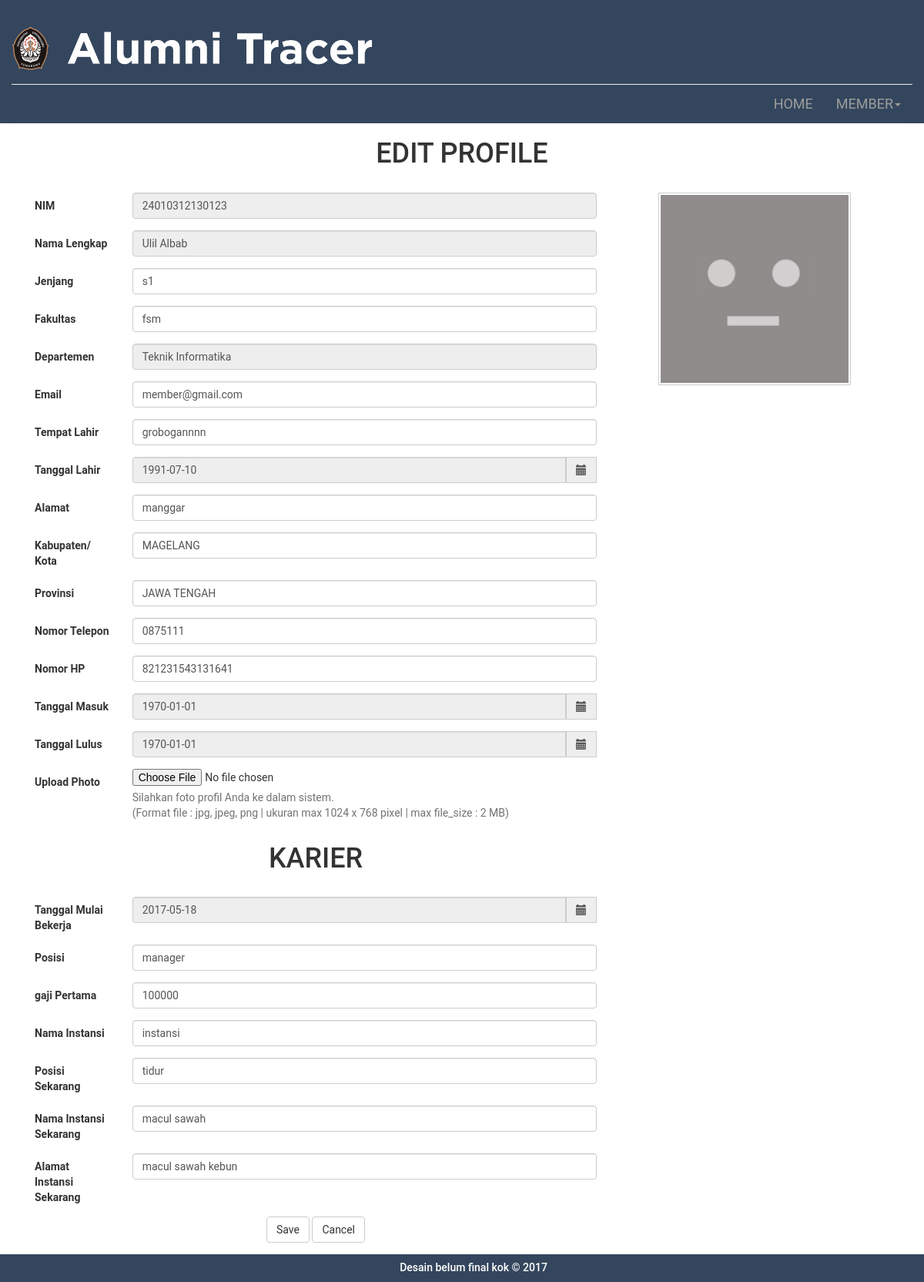
The app's page /edit_profile_member.php?id=25 (signed in) with its own data.
### tables this page shows
CREATE TABLE IF NOT EXISTS `file_pengguna` (
  `id_pengguna` int(4) NOT NULL,
  `nim` varchar(30) NOT NULL,
  `nama` varchar(20) NOT NULL,
  `jenjang` varchar(50) NOT NULL,
  `fakultas` varchar(50) NOT NULL,
  `departemen` varchar(50) NOT NULL,
  `email` varchar(30) NOT NULL,
  `password` varchar(32) NOT NULL,
  `tempat_lhr` varchar(30) NOT NULL,
  `tgl_lhr` date NOT NULL,
  `alamat` varchar(150) NOT NULL,
  `kabupaten` varchar(30) NOT NULL,
  `provinsi` varchar(30) NOT NULL,
  `no_telp` varchar(15) NOT NULL,
  `no_hp` varchar(15) NOT NULL,
  `tgl_masuk` date NOT NULL,
  `tgl_lulus` date NOT NULL,
  `tgl_mulai_kerja` date NOT NULL,
  `posisi` varchar(30) NOT NULL,
  `gaji_pertama` varchar(15) NOT NULL,
  `nama_instansi` varchar(30) NOT NULL,
  `posisi_sekarang` varchar(30) NOT NULL,
  `nama_instansi_sekarang` varchar(50) NOT NULL,
  `alamat_instansi_sekarang` varchar(100) NOT NULL,
  `foto` varchar(60) NOT NULL,
  `level` int(1) NOT NULL
);

### edit_profile_member.php (the view, shortened to what this page needs)
<?php
	include_once "head.php";
	include_once "header.php";
	include_once "menu_member.php";
	$id=$_GET['id'];
	$q_user=mysql_query("SELECT * from file_pengguna WHERE id_pengguna='$id'") or die ("ERROR query".mysql_error());
	$user=mysql_fetch_array($q_user);
						?>
<div class="row" id="content_about">
	<div class="container">
		<h1><center> EDIT PROFILE </center></h1><br>
		<form class="form-horizontal" method="post" action="" enctype="multipart/form-data">
		<div class="col-md-8" style="text-align:left;">
			<div class="form-group">
				<label for="nim" class="col-sm-2 control-label" style="text-align:left;"> NIM </label>
				<div class="col-sm-10">
					<input type="number" class="form-control" name="nim" id="nim" value="<?php echo $user['nim'];?>" disabled>
				</div>
			</div>
			<div class="form-group">
				<label for="nama" class="col-sm-2 control-label" style="text-align:left;"> Nama Lengkap </label>
				<div class="col-sm-10">
					<input type="text" class="form-control" name="nama" id="nama" value="<?php echo $user['nama'];?>" disabled>
				</div>
			</div>
			<div class="form-group">
				<label for="jenjang" class="col-sm-2 control-label" style="text-align:left;"> Jenjang </label>
				<div class="col-sm-10">
					<input type="text" class="form-control" name="jenjang" id="jenjang" value="<?php echo $user['jenjang'];?>" required>
				</div>
			</div>
			<div class="form-group">
				<label for="fakultas" class="col-sm-2 control-label" style="text-align:left;"> Fakultas </label>
				<div class="col-sm-10">
					<input type="text" class="form-control" name="fakultas" id="fakultas" value="<?php echo $user['fakultas'];?>" required>
				</div>
			</div>
			<div class="form-group">
				<label for="departemen" class="col-sm-2 control-label" style="text-align:left;"> Departemen </label>
				<div class="col-sm-10">
					<input type="text" class="form-control" name="departemen" id="departemen" value="<?php echo $user['departemen'];?>" disabled>
				</div>
			</div>
			<div class="form-group">
				<label for="email" class="col-sm-2 control-label" style="text-align:left;"> Email </label>
				<div class="col-sm-10">
					<input type="email" class="form-control" name="email" id="email" value="<?php echo $user['email'];?>" required>
				</div>
			</div>
			<div class="form-group">
				<label for="tempat_lahir" class="col-sm-2 control-label" style="text-align:left;"> Tempat Lahir </label>
				<div class="col-sm-10">
					<input type="text" class="form-control" name="tempat_lahir" id="tempat_lahir" value="<?php echo $user['tempat_lhr'];?>" required>
				</div>
			</div>
			<div class="form-group">
				<label for="dateofbirth" class="col-sm-2 control-label" style="text-align:left;"> Tanggal Lahir</label>
				<div class="col-sm-10" id="tanggal_lahir">
					<div class="input-group date">
						<input type="text" class="form-control" name="tanggal" id="date_coba" value="<?php echo $user['tgl_lhr'];?>" onchange="return validate_add_lahir()" disabled required><span class="input-group-addon"><i class="glyphicon glyphicon-calendar"></i></span>
					</div>
				</div>
			</div>
			<div class="form-group">
				<label for="alamat" class="col-sm-2 control-label" style="text-align:left;"> Alamat </label>
				<div class="col-sm-10">
					<input type="text" class="form-control" name="alamat" id="alamat" value="<?php echo $user['alamat'];?>" >
				</div>
			</div>
			<div class="form-group">
				<label for="kabupaten" class="col-sm-2 control-label" style="text-align:left;"> Kabupaten/ Kota </label>
				<div class="col-sm-10">
					<input type="text" class="form-control" name="kabupaten" id="kabupaten" value="<?php echo $user['kabupaten'];?>" required>
				</div>
			</div>
			<div class="form-group">
				<label for="provinsi" class="col-sm-2 control-label" style="text-align:left;"> Provinsi </label>
				<div class="col-sm-10">
					<input type="text" class="form-control" name="provinsi" id="Provinsi" value="<?php echo $user['provinsi'];?>" required>
				</div>
			</div>
			<div class="form-group">
				<label for="no_telp" class="col-sm-2 control-label" style="text-align:left;"> Nomor Telepon</label>
				<div class="col-sm-10">
					<input type="number" class="form-control" name="no_telp" id="no_telp" value="<?php echo $user['no_telp'];?>" >
				</div>
			</div>
			<div class="form-group">
				<label for="no_hp" class="col-sm-2 control-label" style="text-align:left;"> Nomor HP </label>
				<div class="col-sm-10">
					<input type="number" class="form-control" name="no_hp" id="no_hp" value="<?php echo $user['no_hp'];?>" required>
				</div>
			</div>
			<div class="form-group">
				<label for="dateofbirth" class="col-sm-2 control-label" style="text-align:left;"> Tanggal Masuk</label>
				<div class="col-sm-10" id="tanggal_masuk">
					<div class="input-group date">
						<input type="text" class="form-control" name="tanggal" id="date_coba" value="<?php echo $user['tgl_masuk'];?>" onchange="return validate_add_lahir()" disabled required><span class="input-group-addon"><i class="glyphicon glyphicon-calendar"></i></span>
					</div>
				</div>
			</div>
			<div class="form-group">
				<label for="dateofbirth" class="col-sm-2 control-label" style="text-align:left;"> Tanggal Lulus</label>
				<div class="col-sm-10" id="tanggal_lulus">
					<div class="input-group date">
						<input type="text" class="form-control" name="tanggal" id="date_coba" value="<?php echo $user['tgl_lulus'];?>" onchange="return validate_add_lahir()" disabled required><span class="input-group-addon"><i class="glyphicon glyphicon-calendar"></i></span>
					</div>
				</div>
			</div>
			<div class="form-group">
				<label for="uploadphoto" class="col-sm-2 control-label" style="text-align:left;"> Upload Photo </label>
				<div class="col-sm-10">
					<input type="file" class="filestyle primary" name="fil" id="upload-photo" accept="image/*">
					<p class="help-block">Silahkan foto profil Anda ke dalam sistem.</br>
						(Format file : jpg, jpeg, png | ukuran max 1024 x 768 pixel | max file_size : 2 MB)</br>
					</p>
				</div>
			</div>
			<h1><center> KARIER</center></h1><br>
			<div class="form-group">
				<label for="dateofbirth" class="col-sm-2 control-label" style="text-align:left;"> Tanggal Mulai Bekerja</label>
				<div class="col-sm-10" id="tanggal_mulai_kerja">
					<div class="input-group date">
						<input type="text" class="form-control" name="tanggal" id="date_coba" value="<?php echo $user['tgl_mulai_kerja'];?>" onchange="return validate_add_lahir()" disabled required><span class="input-group-addon"><i class="glyphicon glyphicon-calendar"></i></span>
					</div>
				</div>
			</div>
			<div class="form-group">
				<label for="posisi" class="col-sm-2 control-label" style="text-align:left;"> Posisi </label>
				<div class="col-sm-10">
					<input type="text" class="form-control" name="posisi" id="posisi" value="<?php echo $user['posisi'];?>" >
				</div>
			</div>
			<div class="form-group">
				<label for="gaji_pertama" class="col-sm-2 control-label" style="text-align:left;"> gaji Pertama </label>
				<div class="col-sm-10">
					<input type="number" class="form-control" name="gaji_pertama" id="gaji_pertama" value="<?php echo $user['gaji_pertama'];?>" required>
				</div>
			</div>
			<div class="form-group">
				<label for="nama_instansi" class="col-sm-2 control-label" style="text-align:left;"> Nama Instansi </label>
				<div class="col-sm-10">
					<input type="text" class="form-control" name="nama_instansi" id="nama_instansi" value="<?php echo $user['nama_instansi'];?>" >
				</div>
			</div>
			<div class="form-group">
				<label for="posisi_sekarang" class="col-sm-2 control-label" style="text-align:left;"> Posisi Sekarang</label>
				<div class="col-sm-10">
					<input type="text" class="form-control" name="posisi_sekarang" id="posisi_sekarang" value="<?php echo $user['posisi_sekarang'];?>" >
				</div>
			</div>
			<div class="form-group">
				<label for="nama_instansi_sekarang" class="col-sm-2 control-label" style="text-align:left;"> Nama Instansi Sekarang</label>
				<div class="col-sm-10">
					<input type="text" class="form-control" name="nama_instansi_sekarang" id="nama_instansi_sekarang" value="<?php echo $user['nama_instansi_sekarang'];?>" >
				</div>
			</div>
			<div class="form-group">
				<label for="alamat_instansi_sekarang" class="col-sm-2 control-label" style="text-align:left;"> Alamat Instansi Sekarang </label>
				<div class="col-sm-10">
					<input type="text" class="form-control" name="alamat_instansi_sekarang" id="alamat_instansi_sekarang" value="<?php echo $user['alamat_instansi_sekarang'];?>" >
				</div>
			</div>
			<div class="form-group">
					<center>
						<button type="submit" class="btn btn-default btn-md">Save</button></a>
						<a href="profile_member.php"> <button type="button" class="btn btn-default btn-md">Cancel</button></a>
					</center>
			</div>
		</div>
		<div class="col-md-4" style="text-align:center;">
			<img id="image-profile" src="<?php if(empty($user['foto'])){
				echo 'assets/img/default.png';
			}else{
				echo 'profil_img/'.$user['foto'];
			}?>" alt="no_image" /><br>
		</div>
		</form>
	</div>
</div>
<?php include_once "footer.php"?>

### head.php (shortened to what this page needs)
<!DOCTYPE html>
<html lang="en">
	<head>
		<link href="assets/css/bootstrap.min.css" rel="stylesheet">
		<link href="assets/css/bootstrap-datepicker3.css" rel="stylesheet">
		<link href="assets/css/validator/bootstrapValidator.css" rel="stylesheet">
		<link href="assets/css/bootstrap-datetimepicker.min.css" rel="stylesheet">
		<link href="assets/css/style.css" type="text/css" rel="stylesheet">
		<link rel="stylesheet" href="assets/font-awesome-4.7.0/css/font-awesome.min.css">
		<link rel="stylesheet" href="assets/css/animate.min.css">
	</head>

### header.php
<div class="container-fluid" id="tampilan">
	<header>
		<div class="page-header">
			<a href="index.php"><img src="img/logo.png" alt="Alumni Tracer" id="logo" class="img-responsive img-rounded"></a>
		</div>
	</header>

### menu_member.php (shortened to what this page needs)
<div class="menu">
	<nav class="navbar navbar-inverse" id="menu_home" role="navigation">
		<div class="navbar-header">
			<small class="navbar-brand"></small>
		</div>
		<div class="collapse navbar-collapse">
			<ul class="nav navbar-nav navbar-right" style="font-size: 18px;">
				<li><a href="index_member.php"> HOME <span class="sr-only">(current)</span></a></li>
				<li class="dropdown">
					<a href="#" class="dropdown-toggle" data-toggle="dropdown">MEMBER<strong></strong><span class="caret"></span></a>
				</li>
			</ul>
		</div>
	</nav>
</div>

### footer.php (shortened to what this page needs)
			<footer class="bs-docs-footer" role="contentinfo">
			  <div class="container">
					<p class="navbar-text">
						<h5 align="center" id="footer">
							Desain belum final kok © 2017<a href="#" class="navbar-link"></a>
						</h5>
					</p>
			  </div>
			</footer>
		</div>
	</body>
</html>

### assets/css/style.css (style rules this page uses)
html,body,* { font-family: 'Roboto', sans-serif; }
#tampilan { background-color: #34465D; min-height:100%; position:relative; }
.page-header { margin : 0px; }
#logo { height: 100px; }
#menu_home { background-color: #34465D; margin:0px; border:0px; }
#footer { padding-bottom: 0px; color:white; }
#content_about { background-color: white; min-height: 534px; }
#image-profile { width: 250px; height: 250px; border: 1px solid #ccc; padding: 2px; margin-left:15px; margin-right:15px; margin-bottom:10px; }

### records on screen
file_pengguna: nim "24010312130123", nama "Ulil Albab", jenjang "s1", fakultas "fsm", departemen "Teknik Informatika", email "member@gmail.com", tempat_lahir "grobogannnn", tanggal "1991-07-10", alamat "manggar", kabupaten "MAGELANG", provinsi "JAWA TENGAH", no_telp "0875111", no_hp "821231543131641", tanggal "1970-01-01", tanggal "2017-05-18", posisi "manager", gaji_pertama "100000", nama_instansi "instansi", posisi_sekarang "tidur", nama_instansi_sekarang "macul sawah", alamat_instansi_sekarang "macul sawah kebun"
